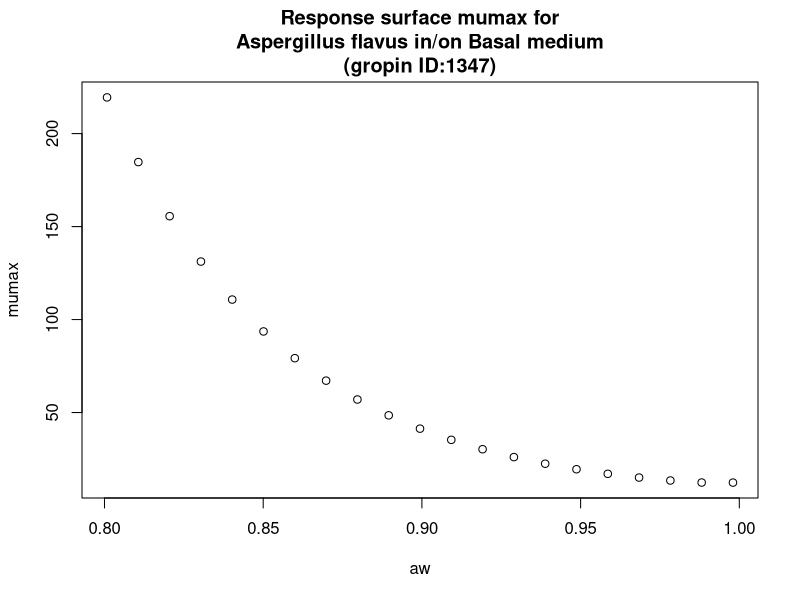

Reproduce this figure in R.
#############################
# start of Parameter script
#############################
aw <- seq(0.8008,0.998001998001998,length.out=21)
#############################
# end of Parameter script
#############################
############################# 
# start of Model script Gropin ID 1347 
#############################
 
# constant coefficients for this model
 
variables <- data.frame(aw)
argumentsPar <- expand.grid(variables)
 
# heart of the model
response_surface <- function(aw) {
   mumax <-exp(2.613-3.206*sqrt(1-aw)+21.13*(sqrt(1-aw))^2)

return(mumax=mumax)
} 

# output parameters
responseSurface <- cbind(argumentsPar,response_surface(argumentsPar['aw']))
colnames(responseSurface) <- c(colnames(argumentsPar),'mumax')
#############################
# End of Model script
#############################
############################# 
# start of Visualisation script Gropin ID 1347 
#############################
plot(aw,responseSurface$'mumax',xlab='aw',
                          ylab='mumax',main='Response surface mumax for
Aspergillus flavus in/on Basal medium
(gropin ID:1347)')
#############################
# End of Visualisation script
#############################
